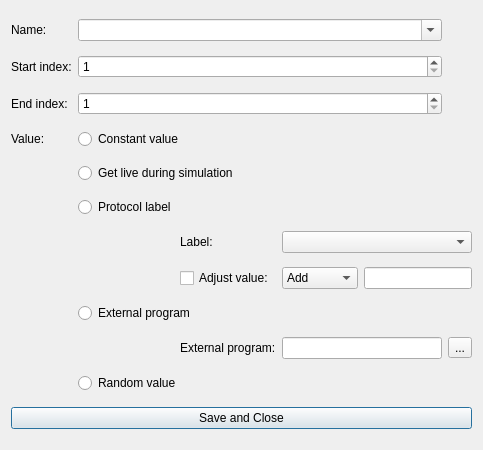
<?xml version="1.0" encoding="UTF-8"?>
<ui version="4.0">
 <class>ProtocolLabelDialog</class>
 <widget class="QDialog" name="ProtocolLabelDialog">
  <property name="geometry">
   <rect>
    <x>0</x>
    <y>0</y>
    <width>483</width>
    <height>450</height>
   </rect>
  </property>
  <property name="windowTitle">
   <string>Protocol label</string>
  </property>
  <layout class="QGridLayout" name="gridLayout_2">
   <item row="0" column="0">
    <widget class="QLabel" name="label">
     <property name="text">
      <string>Name:</string>
     </property>
    </widget>
   </item>
   <item row="11" column="3">
    <widget class="QLabel" name="label_6">
     <property name="text">
      <string>External program:</string>
     </property>
    </widget>
   </item>
   <item row="6" column="3">
    <widget class="QLabel" name="label_5">
     <property name="text">
      <string>Label:</string>
     </property>
    </widget>
   </item>
   <item row="1" column="1" colspan="5">
    <widget class="QSpinBox" name="spinBoxLabelStart">
     <property name="minimum">
      <number>1</number>
     </property>
     <property name="maximum">
      <number>999999999</number>
     </property>
    </widget>
   </item>
   <item row="2" column="1" colspan="5">
    <widget class="QSpinBox" name="spinBoxLabelEnd">
     <property name="minimum">
      <number>1</number>
     </property>
     <property name="maximum">
      <number>999999999</number>
     </property>
    </widget>
   </item>
   <item row="0" column="1" colspan="5">
    <widget class="QComboBox" name="comboBoxName">
     <property name="editable">
      <bool>true</bool>
     </property>
    </widget>
   </item>
   <item row="8" column="4">
    <widget class="QComboBox" name="comboBox_3">
     <item>
      <property name="text">
       <string>Add</string>
      </property>
     </item>
     <item>
      <property name="text">
       <string>Subtract</string>
      </property>
     </item>
    </widget>
   </item>
   <item row="8" column="3">
    <widget class="QCheckBox" name="checkBox">
     <property name="text">
      <string>Adjust value:</string>
     </property>
    </widget>
   </item>
   <item row="2" column="0">
    <widget class="QLabel" name="label_3">
     <property name="text">
      <string>End index:</string>
     </property>
    </widget>
   </item>
   <item row="1" column="0">
    <widget class="QLabel" name="label_2">
     <property name="text">
      <string>Start index:</string>
     </property>
    </widget>
   </item>
   <item row="3" column="0">
    <widget class="QLabel" name="label_4">
     <property name="text">
      <string>Value:</string>
     </property>
    </widget>
   </item>
   <item row="8" column="5" colspan="2">
    <widget class="QLineEdit" name="lineEdit"/>
   </item>
   <item row="11" column="4" colspan="2">
    <widget class="QLineEdit" name="lineEdit_2"/>
   </item>
   <item row="11" column="6">
    <widget class="QToolButton" name="toolButton">
     <property name="text">
      <string>...</string>
     </property>
    </widget>
   </item>
   <item row="6" column="4" colspan="3">
    <widget class="QComboBox" name="comboBox_2"/>
   </item>
   <item row="4" column="1" colspan="6">
    <widget class="QRadioButton" name="radioButton">
     <property name="text">
      <string>Get live during simulation</string>
     </property>
    </widget>
   </item>
   <item row="3" column="1" colspan="6">
    <widget class="QRadioButton" name="radioButton_4">
     <property name="text">
      <string>Constant value</string>
     </property>
    </widget>
   </item>
   <item row="5" column="1" colspan="6">
    <widget class="QRadioButton" name="radioButton_2">
     <property name="text">
      <string>Protocol label</string>
     </property>
    </widget>
   </item>
   <item row="9" column="1" colspan="6">
    <widget class="QRadioButton" name="radioButton_5">
     <property name="text">
      <string>External program</string>
     </property>
    </widget>
   </item>
   <item row="12" column="1" colspan="6">
    <widget class="QRadioButton" name="radioButton_3">
     <property name="text">
      <string>Random value</string>
     </property>
    </widget>
   </item>
   <item row="13" column="0" colspan="7">
    <widget class="QPushButton" name="btnSaveAndClose">
     <property name="text">
      <string>Save and Close</string>
     </property>
    </widget>
   </item>
  </layout>
 </widget>
 <resources/>
 <connections/>
</ui>
